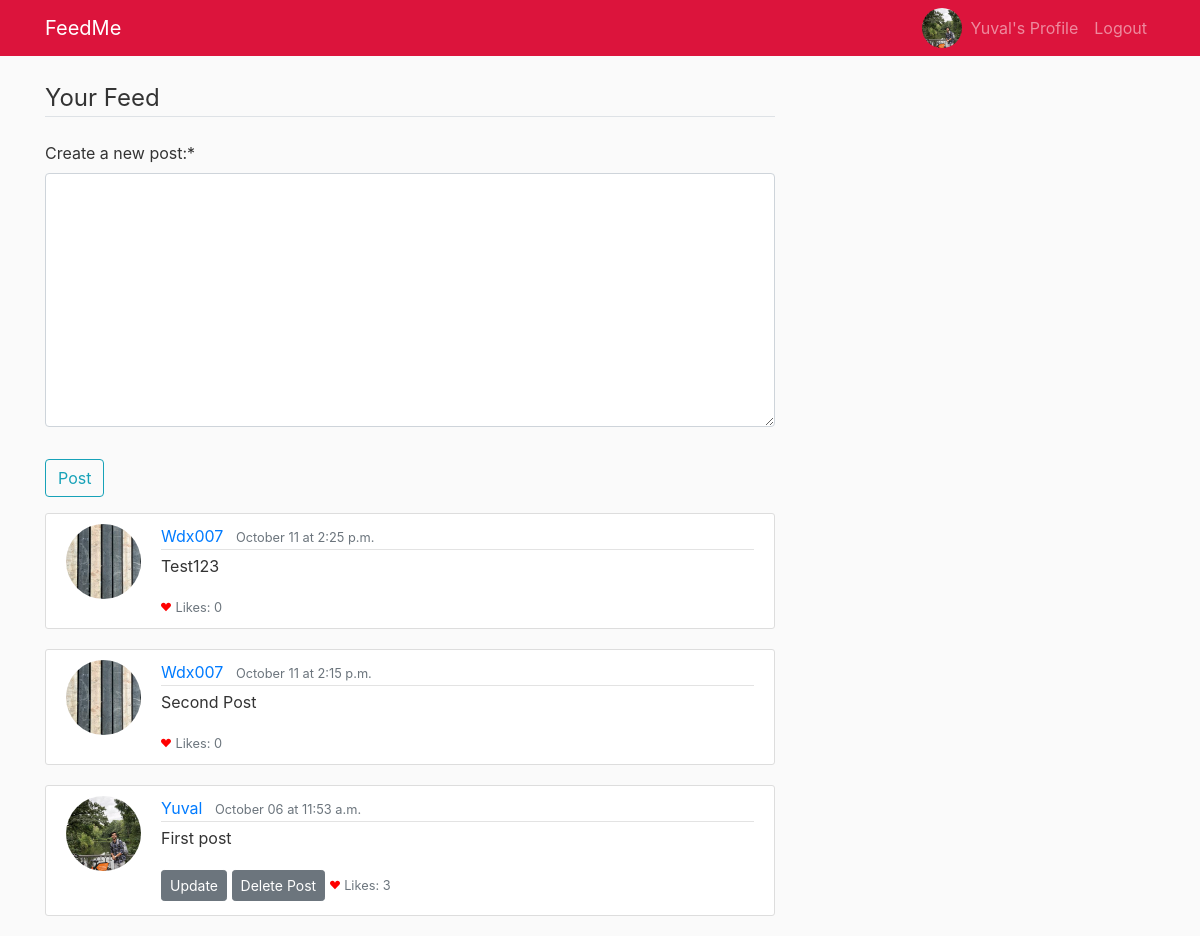
The app's page / (signed in) with its own data.
### users/models.py (models this page shows, shortened)
class Profile(models.Model):
    user = models.OneToOneField(User, on_delete=models.CASCADE)
    image = models.ImageField(default='default.jpg', upload_to='profile_pics')
    fav_food = models.CharField(max_length=100, blank=True)

### feed/models.py (models this page shows, shortened)
class Post(models.Model):
    content = models.TextField()
    date_posted = models.DateTimeField(default=timezone.now)
    author = models.ForeignKey(User, on_delete=models.CASCADE)
    likes = models.PositiveIntegerField(default=0)

### feed/views.py (the view)
# urls.py: path('', feed_view, name='feed-home'),
@login_required
def feed_view(request):
    if request.method == "POST":
        q_form = CreatePostForm(request.POST)
        q_form.instance.author = request.user
        if q_form.is_valid():
            q_form.save()
            messages.success(
                request, f"Post Created.")
            return redirect('feed-home')
        else:
            messages.warning(request, "Failed to create the post")
    else:
        q_form = CreatePostForm()
    context = {
        'posts': Post.objects.all(),
        'q_form': q_form
    }
    return render(request, 'feed/feed.html', context)

### feed/forms.py
class CreatePostForm(ModelForm):
    class Meta:
        model = Post
        fields = ['content']
        labels = {
            'content': 'Create a new post:',
        }

### feed/templates/feed/feed.html (shortened to what this page needs)
{% extends "base.html" %}
{% load crispy_forms_tags %}
{% block content %}
<divclass-"content-section">
<legend class="border-bottom mb-4">Your Feed</legend>
<form method="POST" enctype="multipart/form-data">
  <fieldset class="form-group">
    {{ q_form|crispy }}
  </fieldset>
  <div class="form-group">
    <button class="btn btn-outline-info" type="submit">Post</button>
  </div>
</form>
{% for post in posts reversed %}
<article class="media content-section">
  {% if post.author.profile.image %}
  <img class="rounded-circle account-img" src="{{ post.author.profile.image.url }}">
  {% endif%}
  <div class="media-body">
  <div class="article-metadata">
    <a class="mr-2" href="#">{{ post.author }}</a>
    <small class="text-muted">{{ post.date_posted|date:"F d" }} at {{ post.date_posted|date:"P" }}</small>
  </div>
  <p class="article-content">{{ post.content }}</p>
  {% if post.author == user %}
      <a class="btn btn-secondary btn-sm mt-1 mb-1 " href="{% url 'post-update' post.id %}">Update</a>
    <button type="button" class="btn btn-secondary btn-sm mt-1 mb-1 " data-toggle="modal" data-target="#exampleModal">
    Delete Post</button>
  {% endif %}
  <svg width="10px" height="10px" viewBox="0 0 16 16" class="bi bi-suit-heart-fill" fill="red" xmlns="http://www.w3.org/2000/svg">
    <path d="M4 1c2.21 0 4 1.755 4 3.92C8 2.755 9.79 1 12 1s4 1.755 4 3.92c0 3.263-3.234 4.414-7.608 9.608a.513.513 0 0 1-.784 0C3.234 9.334 0 8.183 0 4.92 0 2.755 1.79 1 4 1z"/>
  </svg>
  <small class="text-muted md-auto ">Likes: {{ post.likes }}</small>
</article>
{% endfor %}
{% endblock content %}

### templates/base.html (shortened to what this page needs)
{% load static %}
<!DOCTYPE html>
<html>
  <head>
    <link rel="stylesheet" href="https://maxcdn.bootstrapcdn.com/bootstrap/4.0.0/css/bootstrap.min.css">
    <link rel="stylesheet" type="text/css" href="{% static '/style.css' %}">
  </head>
  <body>
    <header class="site-header">
      <nav class="navbar navbar-expand-md navbar-dark bg-steel fixed-top">
        <div class="container">
          <a class="navbar-brand mr-4" href="{% url 'feed-home' %}">FeedMe</a>
          <div class="collapse navbar-collapse" id="navbarToggle">
            <div class="navbar-nav ml-auto">
              {% if user.is_authenticated %}
              <a href="{% url 'profile' %}">
              {% if user.profile.image %}
              <img class="rounded-circle" width="40px" height="40px" src="{{ user.profile.image.url }}">
              {% endif%}
              <a class="nav-item nav-link" href="{% url 'profile' %}">{{ user.username }}'s Profile</a>
              </a>
              <a class="nav-item nav-link" href="{% url 'logout' %}">Logout</a>
              {% else %}
              <a class="nav-item nav-link" href="{% url 'register' %}">Register</a>
              {% endif %}
            </div>
          </div>
        </div>
      </nav>
    </header>
    <main role="main" class="container">
      <div class="row">
        <div class="col-md-8">
          {% block content %}{% endblock %}
        </div>
    </main>
  </body>
</html>

### static/style.css (style rules this page uses)
body { background: #fafafa; color: #333333; margin-top: 5rem; }
.bg-steel { background-color: #dc143c; }
.site-header .navbar-nav .nav-link { color: ##e5eaed; }
.content-section { background: #ffffff; padding: 10px 20px; border: 1px solid #dddddd; border-radius: 3px; margin-bottom: 20px; }
.article-content { white-space: pre-line; }
.article-metadata { padding-bottom: 1px; margin-bottom: 4px; border-bottom: 1px solid #e3e3e3 }
.account-img { height: 75px; width: 75px; margin-right: 20px; margin-bottom: 16px; }

### records on screen
Post: author.profile.image (picture), author "Wdx007", date_posted "October 11", date_posted "2:25 p.m.", content "Test123", likes "0"
Post: author.profile.image (picture), author "Wdx007", date_posted "October 11", date_posted "2:15 p.m.", content "Second Post", likes "0"
Post: author.profile.image (picture), author "Yuval", date_posted "October 06", date_posted "11:53 a.m.", content "First post", shows "Update", likes "3"

### other values on screen
{{ user.username }} "Yuval"
